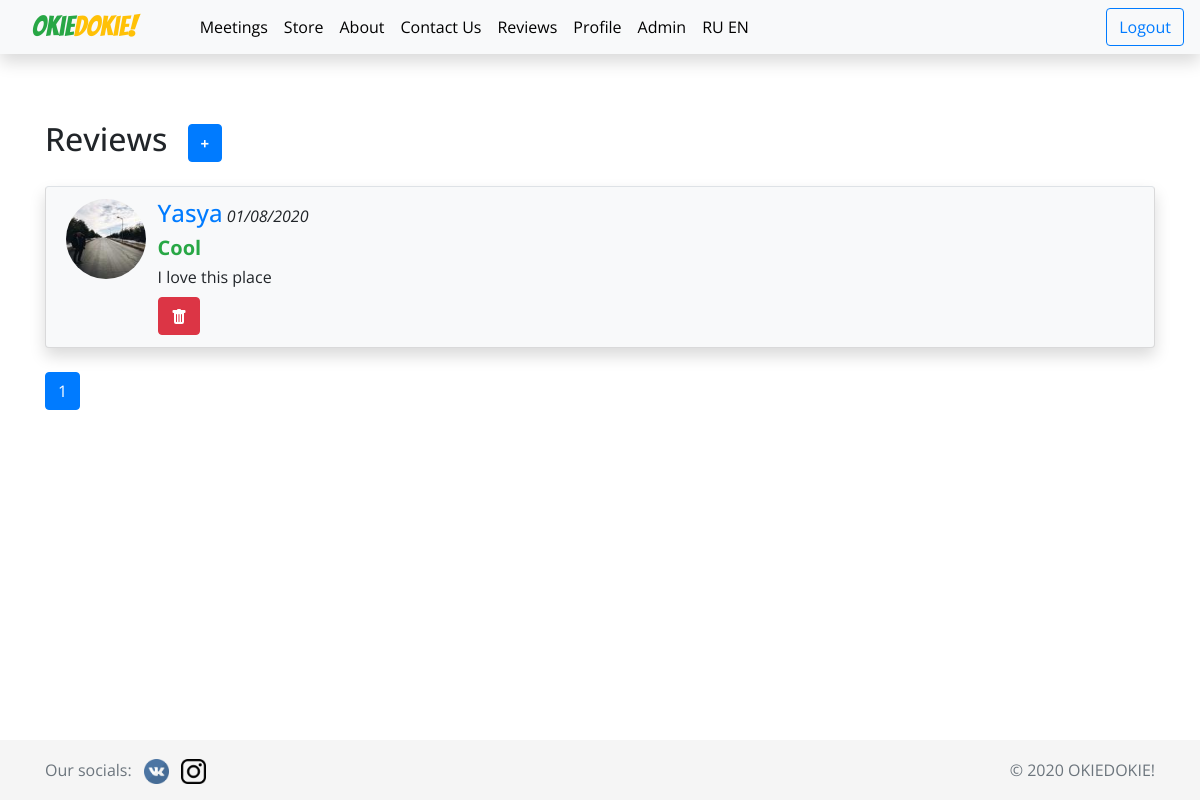
The app's page /reviews (signed in), older data.
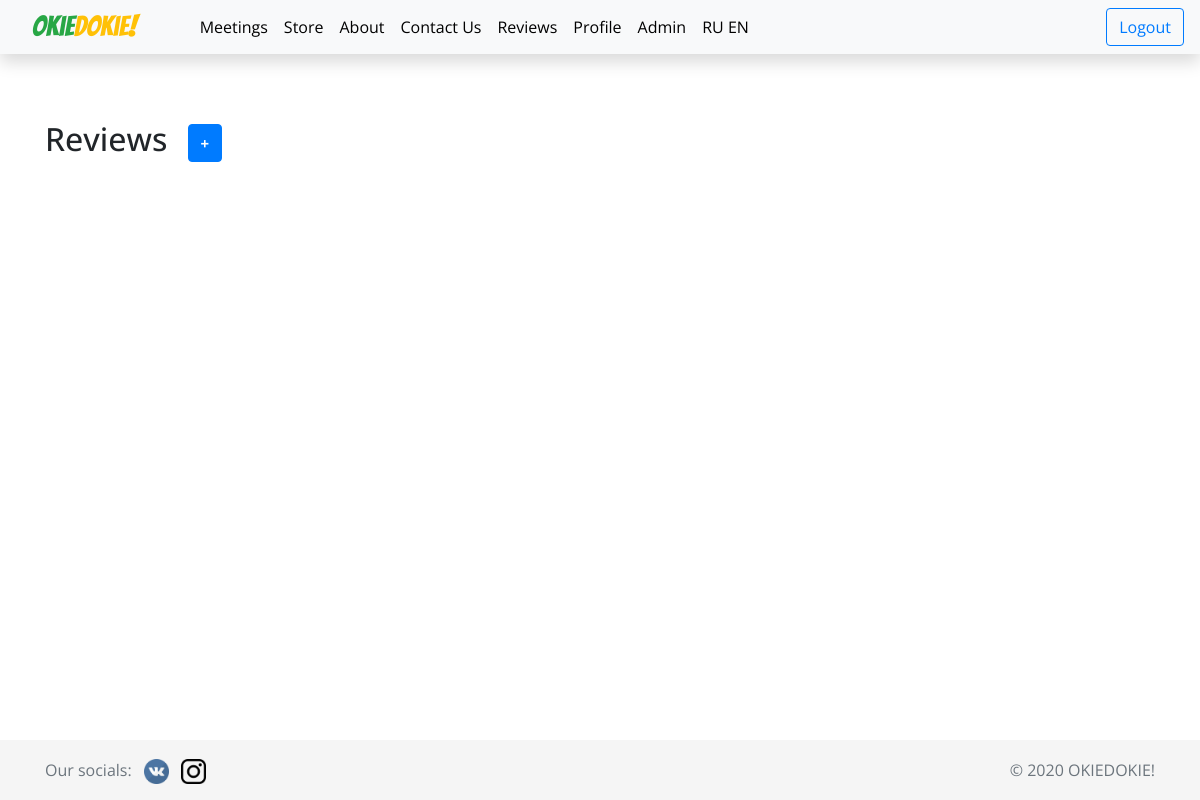
The same page, newer data.
### okiedokie/models.py (models this page shows, shortened)
class Reviews(db.Model):
    id = db.Column(db.Integer, primary_key=True)
    title = db.Column(db.String(255), nullable=False)
    date = db.Column(db.DateTime, nullable=False)
    text = db.Column(db.Text, nullable=False)
    user_id = db.Column(db.Integer, db.ForeignKey('user.id'), nullable=False)

class User(db.Model, UserMixin):
    id = db.Column(db.Integer, primary_key=True)
    email = db.Column(db.String(120), unique=True, nullable=False)
    first_name = db.Column(db.String(20), nullable=False)
    last_name = db.Column(db.String(20), nullable=False)
    age = db.Column(db.Integer, nullable=False)
    password = db.Column(db.String(60), nullable=False)
    image_file = db.Column(db.String(20), nullable=False, default='default.png')
    points = db.Column(db.Integer, default=0)
    paid_classes = db.Column(db.Integer, default=1)
    attended_classes = db.Column(db.Integer, default=0)
    created_at = db.Column(db.DateTime, default=datetime.now())
    confirmed = db.Column(db.Boolean, nullable=False, default=False)
    is_admin = db.Column(db.Boolean, default=False)
    reviews = db.relationship('Reviews', backref='author', lazy=True)
    payments = db.relationship('Payments', backref='payer', lazy=True)
    signed_users = db.relationship('Events', secondary=signed_users, lazy='subquery',
        backref=db.backref('signed_users', lazy=True))

### okiedokie/main/routes.py (the view, shortened to what this page needs)
@main.route('/reviews', methods=['GET', 'POST'])
def reviews():
    page = request.args.get('page',1, type=int)
    reviews = Reviews.query.order_by(Reviews.date.desc()).paginate(page=page, per_page=5)
    current_date = datetime.datetime.now()
    form = AddReviewForm()
    return render_template('reviews.html', reviews=reviews, form=form, current_date=current_date)

### okiedokie/models.py (called while the page is built)
@login_manager.user_loader
def load_user(user_id):
    return User.query.get(int(user_id))

### okiedokie/templates/reviews.html (shortened to what this page needs)
{% extends 'base.html' %}
{% block body %}
<div class="container mt-5">
    <div>
        <h2 class="d-inline"> {{ _('Reviews') }}</h2>
        {% if current_user.is_authenticated %}
        <button type="button" class="btn btn-primary mb-2 ml-3 d-inline" data-toggle="modal"
                data-target="#addReviewModal">
            <strong style="font-size: 15px;">+</strong>
        </button>
        {% endif %}
    </div>
    <div class="panel-body mt-3">
        <ul class="list-group">
            {% for review in reviews.items %}
            <li class="list-group-item mb-4 bg-light border-top shadow">
                <div class="row">
                    <div class="col-xs-2 col-md-1">
                        <img class="rounded-circle article-img"
                             src="{{ url_for('static', filename='images/profile_pics/' + review.author.image_file) }}">
                    </div>
                    <div class="col-xs-10 col-md-11">
                        <div class="mb-1">
                                <div class="mic-info mb-2">
                                <a class="text-decoration-none text-primary h4">{{ review.author.first_name }}</a>
                                <span class="font-italic">{{ review.date.strftime('%d/%m/%Y')  }}</span>
                            </div>
                            <a class="text-decoration-none h5 font-weight-bold text-success">
                                {{ review.title }}</a>
                        </div>
                        <div class="comment-text">
                            {{ review.text }}
                        </div>
                        <div class="action">
                            {% if current_user.is_admin %}
                            <a href="{{ url_for('main.delete_review', review_id=review.id) }}" class="btn btn-danger btn-xs mt-2" title="Delete">
                            </a>
                            {% endif %}
                        </div>
                    </div>
                </div>
            </li>
            {% endfor %}
        </ul>
        {% for page_num in reviews.iter_pages(left_edge=1, right_edge=1, left_current=1, right_current=2) %}
        {% if page_num %}
        {% if reviews.page == page_num %}
        <a class="btn btn-primary mb-4" href="{{ url_for('main.reviews', page=page_num) }}">{{ page_num }}</a>
        {% else %}
        <a class="btn btn-outline-primary mb-4" href="{{ url_for('main.reviews', page=page_num) }}">{{ page_num }}</a>
        {% endif %}
        {% else %}
        ...
        {% endif %}
        {% endfor %}
    </div>
</div>
{% endblock body %}

Row changes from the older to the newer data that the page shows:
removed Reviews: image_file (picture), author.first_name "Yasya", date "01/08/2020", title "Cool", text "I love this place"
Text that changed along with them:
list line gone: "1"
